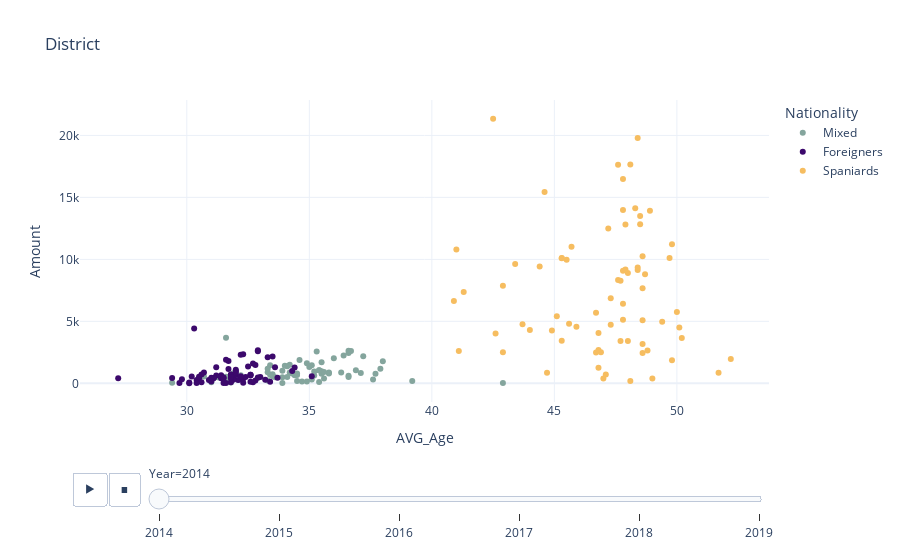

Notebook code cell kept with this figure:
### Code cell
fig = px.scatter(composition.sort_values(by="Year").reset_index(drop=True), x='AVG_Age', y='Amount', animation_frame="Year", title="District",
                 color_discrete_map=color_dict, color="Nationality",  template="plotly_white",
                 hover_name='Name_NBHD', labels={'Name_NBHD':'Neighborhood Name'})
fig.show()

### Figure 1 — Plotly figure (JSON) as saved in the notebook; plotly's stock layout.template omitted (floating-point values rounded to 4 significant figures)
{"data": [{"hovertemplate": "<b>%{hovertext}</b><br><br>Nationality=Mixed<br>Year=2014<br>AVG_Age=%{x}<br>Amount=%{y}<extra></extra>", "hovertext": ["la Verneda i la Pau", "Sant Martí de Provençals", "la Clota", "la Vall d'Hebron", "Montbau", "Sant Genís dels Agudells", "la Teixonera", "el Carmel", "la Font d'en Fargues", "el Guinardó", "Can Baró", "el Baix Guinardó", "el Camp d'en Grassot i Gràcia Nova", "la Vila de Gràcia", "la Salut", "el Coll", "Vallcarca i els Penitents", "el Putxet i el Farró", "Sant Gervasi - Galvany", "Sant Gervasi - la Bonanova", "les Tres Torres", "Sarrià", "Vallvidrera, el Tibidabo i les Planes", "Pedralbes", "la Maternitat i Sant Ramon", "Horta", "Porta", "el Turó de la Peira", "Can Peguera", "Provençals del Poblenou", "el Besòs i el Maresme", "Diagonal Mar i el Front Marítim del Poblenou", "el Poblenou", "la Vila Olímpica del Poblenou", "el Parc i la Llacuna del Poblenou", "el Clot", "el Camp de l'Arpa del Clot", "Navas", "el Congrés i els Indians", "la Sagrera", "les Corts", "Sant Andreu", "Baró de Viver", "la Trinitat Vella", "Vallbona", "Ciutat Meridiana", "Torre Baró", "la Trinitat Nova", "la Prosperitat", "Verdun", "les Roquetes", "Canyelles", "la Guineueta", "el Bon Pastor", "Sants", "Vilapicina i la Torre Llobeta", "la Bordeta", "Sants - Badal", "la Font de la Guatlla", "la Marina de Port", "la Marina del Prat Vermell", "el Poble Sec", "Sant Antoni", "la Nova Esquerra de l'Eixample", "l'Antiga Esquerra de l'Eixample", "la Dreta de l'Eixample", "la Sagrada Família", "el Fort Pienc", "Sant Pere, Santa Caterina i la Ribera", "Hostafrancs", "el Barri Gòtic", "el Raval", "la Barceloneta"], "legendgroup": "Mixed", "marker": {"color": "#84a59d", "symbol": "circle"}, "mode": "markers", "name": "Mixed", "orientation": "v", "showlegend": true, "type": "scatter", "x": [35.5, 33.5, 42.9, 34.9, 34.7, 33.3, 31.7, 36.9, 34.5, 34, 37.6, 35.5, 35, 36.6, 33.9, 35.1, 36.6, 37.9, 38, 35.8, 36.6, 37.1, 39.2, 35.6, 37.7, 33.4, 34.2, 34.3, 31.8, 32.2, 33.3, 33.5, 33.4, 32.9, 34.4, 35.2, 34.9, 34.5, 34.1, 35.4, 35.1, 34.1, 31, 31.6, 29.4, 30.7, 31.6, 32.1, 31.9, 31.3, 35.2, 35.4, 31.5, 31.8, 34.6, 36.3, 34.5, 33.9, 33.6, 35.4, 33.9, 35.3, 36, 36.7, 37.2, 36.4, 36.6, 34.2, 35.5, 35.8, 33.3, 31.6, 35.6], "xaxis": "x", "y": [782, 741, 18, 140, 153, 236, 401, 1064, 196, 1418, 316, 974, 1309, 2634, 501, 313, 602, 1179, 1781, 881, 507, 835, 196, 397, 774, 690, 875, 798, 68, 659, 891, 566, 1459, 431, 644, 956, 1629, 799, 509, 1061, 1456, 1385, 79, 524, 49, 548, 115, 275, 821, 470, 634, 109, 345, 374, 1884, 883, 667, 1013, 491, 1049, 31, 2565, 2019, 2599, 2192, 2249, 2456, 1494, 1693, 796, 1173, 3685, 913], "yaxis": "y"}, {"hovertemplate": "<b>%{hovertext}</b><br><br>Nationality=Foreigners<br>Year=2014<br>AVG_Age=%{x}<br>Amount=%{y}<extra></extra>", "hovertext": ["el Fort Pienc", "Sant Pere, Santa Caterina i la Ribera", "la Barceloneta", "el Barri Gòtic", "el Raval", "la Sagrada Família", "la Dreta de l'Eixample", "l'Antiga Esquerra de l'Eixample", "la Nova Esquerra de l'Eixample", "el Baix Guinardó", "el Camp d'en Grassot i Gràcia Nova", "la Vila de Gràcia", "la Salut", "el Coll", "Vallcarca i els Penitents", "el Putxet i el Farró", "Sant Gervasi - Galvany", "Sant Gervasi - la Bonanova", "les Tres Torres", "Sarrià", "Vallvidrera, el Tibidabo i les Planes", "la Maternitat i Sant Ramon", "les Corts", "Sants", "Sants - Badal", "la Bordeta", "Hostafrancs", "la Font de la Guatlla", "la Marina de Port", "la Marina del Prat Vermell", "el Poble Sec", "Sant Antoni", "Pedralbes", "Can Baró", "el Guinardó", "el Carmel", "Sant Andreu", "el Bon Pastor", "Baró de Viver", "la Trinitat Vella", "Vallbona", "Ciutat Meridiana", "Torre Baró", "la Trinitat Nova", "la Prosperitat", "Verdun", "les Roquetes", "la Sagrera", "Canyelles", "Can Peguera", "el Turó de la Peira", "Porta", "Vilapicina i la Torre Llobeta", "Horta", "la Clota", "la Vall d'Hebron", "Montbau", "Sant Genís dels Agudells", "la Teixonera", "la Guineueta", "el Congrés i els Indians", "la Font d'en Fargues", "el Camp de l'Arpa del Clot", "Navas", "la Verneda i la Pau", "Sant Martí de Provençals", "Provençals del Poblenou", "el Besòs i el Maresme", "Diagonal Mar i el Front Marítim del Poblenou", "el Poblenou", "la Vila Olímpica del Poblenou", "el Parc i la Llacuna del Poblenou", "el Clot"], "legendgroup": "Foreigners", "marker": {"color": "#3c096c", "symbol": "circle"}, "mode": "markers", "name": "Foreigners", "orientation": "v", "showlegend": true, "type": "scatter", "x": [32.5, 32.9, 32.8, 31.7, 30.3, 31.6, 32.3, 33.3, 33.5, 32.6, 32, 32.9, 32.3, 32.8, 33.7, 34.3, 34.4, 35.1, 33.2, 32, 33.4, 33, 32, 31.2, 31.8, 31.8, 31.8, 30.5, 31.4, 31.6, 32.2, 32.7, 31.4, 32.1, 30.7, 30.6, 31.2, 30.4, 30.4, 32.9, 29.7, 29.4, 30.1, 31, 30.2, 29.8, 32.4, 31.9, 32.3, 31.5, 31.1, 31.4, 31.5, 27.2, 30.1, 30.6, 32.7, 31, 30.9, 32.6, 31.9, 31.8, 31.7, 31.8, 31.1, 31, 30.5, 32, 32.2, 33.6, 31.5, 32.6, 32.6], "xaxis": "x", "y": [1368, 2581, 1470, 1800, 4423, 1912, 2350, 2112, 2163, 687, 1003, 2669, 360, 222, 446, 996, 1287, 576, 299, 676, 121, 503, 1092, 1306, 714, 419, 692, 410, 650, 18, 2309, 1603, 408, 261, 870, 711, 637, 270, 37, 470, 29, 430, 63, 204, 548, 321, 509, 513, 48, 20, 426, 509, 471, 406, 15, 86, 95, 144, 265, 135, 290, 90, 1152, 487, 438, 453, 532, 866, 578, 1292, 419, 630, 699], "yaxis": "y"}, {"hovertemplate": "<b>%{hovertext}</b><br><br>Nationality=Spaniards<br>Year=2014<br>AVG_Age=%{x}<br>Amount=%{y}<extra></extra>", "hovertext": ["la Verneda i la Pau", "Sant Martí de Provençals", "Provençals del Poblenou", "el Besòs i el Maresme", "Diagonal Mar i el Front Marítim del Poblenou", "el Poblenou", "la Vila Olímpica del Poblenou", "el Parc i la Llacuna del Poblenou", "el Clot", "el Camp de l'Arpa del Clot", "Navas", "el Congrés i els Indians", "la Sagrera", "Sant Andreu", "el Bon Pastor", "Baró de Viver", "la Trinitat Vella", "Vallbona", "Ciutat Meridiana", "Torre Baró", "la Prosperitat", "Sarrià", "Vallvidrera, el Tibidabo i les Planes", "Pedralbes", "la Maternitat i Sant Ramon", "les Corts", "Sants", "Sants - Badal", "la Bordeta", "Hostafrancs", "la Font de la Guatlla", "la Marina de Port", "la Marina del Prat Vermell", "el Poble Sec", "Sant Antoni", "la Nova Esquerra de l'Eixample", "l'Antiga Esquerra de l'Eixample", "la Dreta de l'Eixample", "la Sagrada Família", "el Fort Pienc", "Sant Pere, Santa Caterina i la Ribera", "la Barceloneta", "el Barri Gòtic", "el Raval", "les Tres Torres", "Sant Gervasi - la Bonanova", "Sant Gervasi - Galvany", "el Putxet i el Farró", "Verdun", "les Roquetes", "Canyelles", "la Guineueta", "Can Peguera", "el Turó de la Peira", "Porta", "Vilapicina i la Torre Llobeta", "Horta", "la Clota", "la Vall d'Hebron", "la Trinitat Nova", "Montbau", "la Teixonera", "el Carmel", "la Font d'en Fargues", "el Guinardó", "Can Baró", "el Baix Guinardó", "el Camp d'en Grassot i Gràcia Nova", "la Vila de Gràcia", "la Salut", "el Coll", "Vallcarca i els Penitents", "Sant Genís dels Agudells"], "legendgroup": "Spaniards", "marker": {"color": "#f6bd60", "symbol": "circle"}, "mode": "markers", "name": "Spaniards", "orientation": "v", "showlegend": true, "type": "scatter", "x": [48.6, 44.4, 47.3, 40.9, 44, 41, 46.8, 45.6, 48.4, 48.5, 48.6, 47.8, 45.3, 42.5, 42.6, 44.7, 42.9, 47, 41.1, 47.1, 48.4, 41.3, 46.8, 48, 47.6, 47.8, 48.3, 47.7, 47.8, 48.6, 45.3, 45.3, 49, 49.8, 48.5, 48.4, 47.8, 48.9, 48.1, 49.7, 50, 50.1, 50.2, 48, 43.7, 42.9, 44.6, 45.5, 44.9, 47.3, 48.8, 46.7, 51.7, 49.4, 48.7, 47.8, 43.4, 48.1, 52.2, 48.6, 49.8, 46.8, 45.7, 47.7, 47.9, 48.6, 47.9, 47.2, 47.6, 45.9, 46.9, 45.1, 46.7], "xaxis": "x", "y": [10256, 9429, 6863, 6646, 4294, 10800, 2698, 4813, 9148, 13508, 7671, 5120, 10116, 21337, 4012, 847, 2512, 395, 2610, 716, 9351, 7368, 1251, 3419, 8332, 16491, 14117, 8285, 6419, 5091, 3434, 10085, 398, 11218, 12837, 19799, 13978, 13919, 17651, 10116, 5747, 4498, 3665, 8892, 4764, 7879, 15430, 9973, 4265, 4726, 2653, 5698, 845, 4965, 8791, 9088, 9626, 193, 1961, 2446, 1861, 4063, 11018, 3406, 12821, 3180, 9193, 12483, 17636, 4574, 2510, 5404, 2479], "yaxis": "y"}], "layout": {"legend": {"title": {"text": "Nationality"}, "tracegroupgap": 0}, "sliders": [{"active": 0, "currentvalue": {"prefix": "Year="}, "len": 0.9, "pad": {"b": 10, "t": 60}, "steps": [{"args": [["2014"], {"frame": {"duration": 0, "redraw": false}, "fromcurrent": true, "mode": "immediate", "transition": {"duration": 0, "easing": "linear"}}], "label": "2014", "method": "animate"}, {"args": [["2015"], {"frame": {"duration": 0, "redraw": false}, "fromcurrent": true, "mode": "immediate", "transition": {"duration": 0, "easing": "linear"}}], "label": "2015", "method": "animate"}, {"args": [["2016"], {"frame": {"duration": 0, "redraw": false}, "fromcurrent": true, "mode": "immediate", "transition": {"duration": 0, "easing": "linear"}}], "label": "2016", "method": "animate"}, {"args": [["2017"], {"frame": {"duration": 0, "redraw": false}, "fromcurrent": true, "mode": "immediate", "transition": {"duration": 0, "easing": "linear"}}], "label": "2017", "method": "animate"}, {"args": [["2018"], {"frame": {"duration": 0, "redraw": false}, "fromcurrent": true, "mode": "immediate", "transition": {"duration": 0, "easing": "linear"}}], "label": "2018", "method": "animate"}, {"args": [["2019"], {"frame": {"duration": 0, "redraw": false}, "fromcurrent": true, "mode": "immediate", "transition": {"duration": 0, "easing": "linear"}}], "label": "2019", "method": "animate"}], "x": 0.1, "xanchor": "left", "y": 0, "yanchor": "top"}], "title": {"text": "District"}, "updatemenus": [{"buttons": [{"args": [null, {"frame": {"duration": 500, "redraw": false}, "fromcurrent": true, "mode": "immediate", "transition": {"duration": 500, "easing": "linear"}}], "label": "&#9654;", "method": "animate"}, {"args": [[null], {"frame": {"duration": 0, "redraw": false}, "fromcurrent": true, "mode": "immediate", "transition": {"duration": 0, "easing": "linear"}}], "label": "&#9724;", "method": "animate"}], "direction": "left", "pad": {"r": 10, "t": 70}, "showactive": false, "type": "buttons", "x": 0.1, "xanchor": "right", "y": 0, "yanchor": "top"}], "xaxis": {"anchor": "y", "domain": [0, 1], "title": {"text": "AVG_Age"}}, "yaxis": {"anchor": "x", "domain": [0, 1], "title": {"text": "Amount"}}}}
